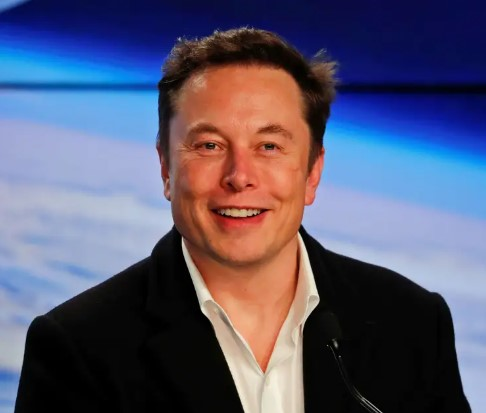
#> input picture Code/ImagesBasic/Elon Test.jpg, 486 x 413 px, given in place of the camera
$ python main.py
#> lines starting #> are read from the running program, lines starting #| are printed output that depends on the picture; after the words box and inside, x2 and y2 are one past the last pixel; in counts of white or black regions, pixels touching at a corner belong together
#> the answer given: 1
### Code/check_camera.py
def camer():
    import cv2

    # Load the cascade
    cascade_face = cv2.CascadeClassifier('haarcascade_default.xml')

    # To capture video from webcam.
    cap = cv2.VideoCapture(0)

    while True:
        # Read the frame
        _, img = cap.read()
#> img is the input picture: shape (413, 486, 3); mean B, G, R 113.4, 87.9, 88.1

        # Convert to grayscale
        gray = cv2.cvtColor(img, cv2.COLOR_BGR2GRAY)
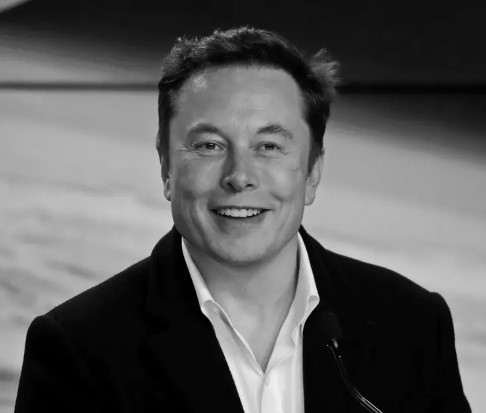
#> gray: shape (413, 486); min 0, max 241, mean 90.9

        # Detect the faces
        faces = cascade_face.detectMultiScale(gray, 1.3, 5, minSize=(30, 30),flags = cv2.CASCADE_SCALE_IMAGE)
#> faces = [[154, 78, 176, 176]]

        # Draw the rectangle around each face
        for (a, b, c, d) in faces:
            cv2.rectangle(img, (a, b), (a + c, b + d), (10,159,255), 2)
#> this loop made 1 pass
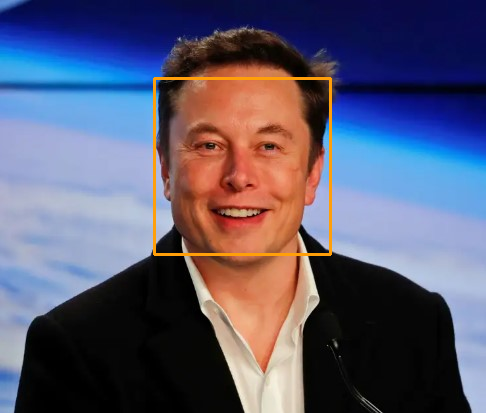
#> img: shape (413, 486, 3); 1.05% of pixels changed, all inside (x1, y1, x2, y2) = (153, 77, 332, 256)


        # Display
        cv2.imshow('Webcam Check', img)

        # Stop if escape key is pressed
        if cv2.waitKey(1) & 0xFF == ord('q'):
#> (key q is pressed here)
            break

    # Release the captureVideo object
    cap.release()
    cv2.destroyAllWindows()

### Code/main.py
import os  # os functions
import check_camera
import capture_image
import train_image
import recognize


def title_bar():
    os.system('cls')
    print("\t***** Face Recognition Attendance System *****")


def mainMenu():
    title_bar()
    print()
    print(10 * "*", "WELCOME MENU", 10 * "*")
    print("[1] Check Camera")
    print("[2] Capture Faces")
    print("[3] Train Images")
    print("[4] Recognize & Attendance")
    print("[5] Auto Mail")
    print("[6] Quit")

    while True:
        try:
            choice = int(input("Enter Choice: "))
            if choice == 1:
                checkCamera()
                break
            elif choice == 2:
                CaptureFaces()
                break
            elif choice == 3:
                Trainimages()
                break
            elif choice == 4:
                recognizeFaces()
                break
            elif choice == 5:
                os.system("py automail.py")
                break
                mainMenu()
            elif choice == 6:
                print("Thank You")
                break
            else:
                print("Invalid Choice. Enter 1-4")
                mainMenu()
        except ValueError:
            print("Invalid Choice. Enter 1-4\n Try Again")
    exit

# camera test function from check camera.py file
def checkCamera():
    check_camera.camer()
    key = input("Enter any key to return main menu")
    mainMenu()
#> the answer given: 1
#> the loop in camer (call 2), `for (a, b, c, d) in faces:` made 1 pass
#> (key Esc is pressed here)
#> the answer given: 1

# image function form capture image.py file
def CaptureFaces():
    capture_image.takeImages()
    key = input("Enter any key to return main menu")
    mainMenu()

# train images from train_images.py file
def Trainimages():
    train_image.TrainImages()
    key = input("Enter any key to return main menu")
    mainMenu()

# recognize_attendance from recognize.py file
def recognizeFaces():
    recognize.recognize_attendence()
    key = input("Enter any key to return main menu")
    mainMenu()

# main driver
#> (the run stopped early here; a loop or call above may not have finished)
